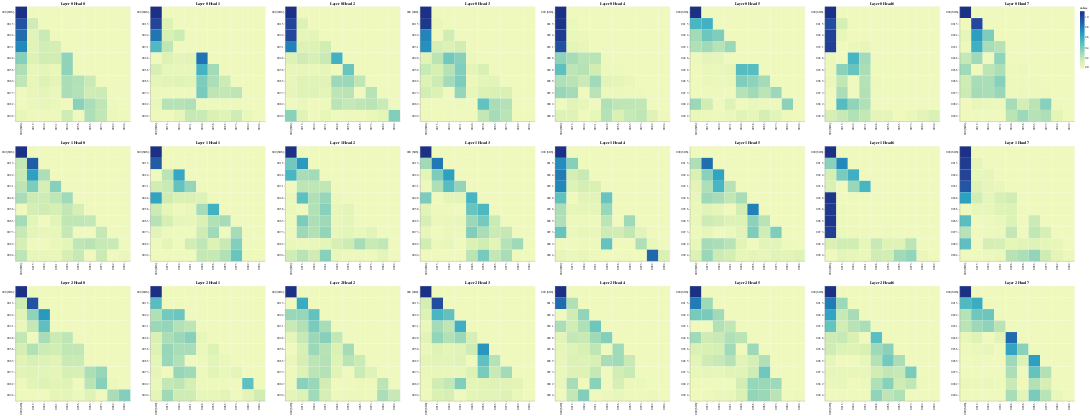

This figure's notebook cell:
### Code cell
# Decoder Self-Attention
get_all_attention_maps("decoder", layers, heads, decoder_input_tokens, decoder_input_tokens, min(20, sentence_len))
